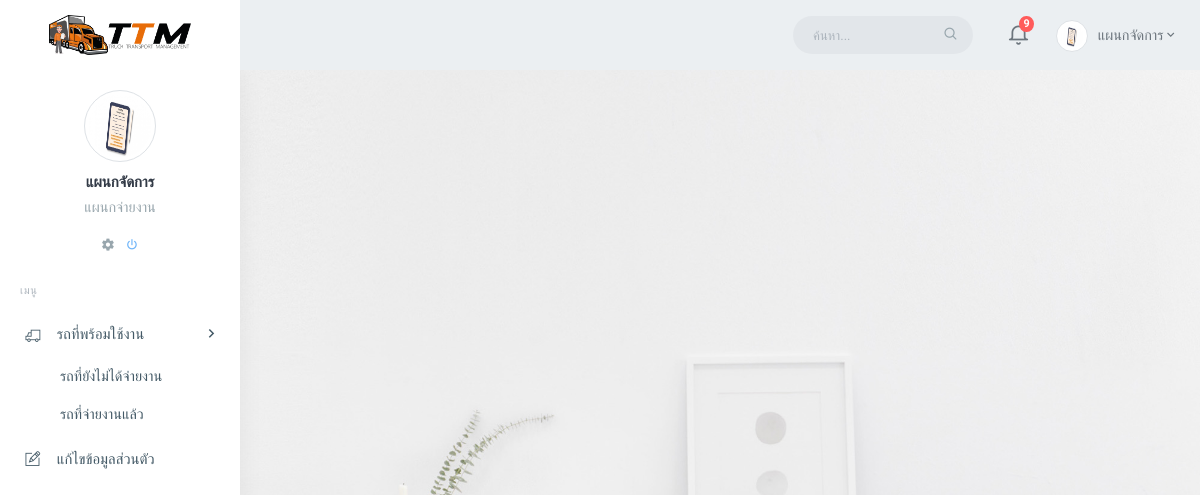
Screenshot of /dispatch_setting.php (signed in) with the database file from the repository.
### tables this page shows
CREATE TABLE `user` (
  `user_name` varchar(100) NOT NULL,
  `user_username` varchar(100) NOT NULL,
  `user_password` varchar(100) NOT NULL,
  `ad_id` int(3) NOT NULL,
  `user_id` int(100) NOT NULL,
  `ut_id` int(3) NOT NULL,
  `image` varchar(255) NOT NULL
);

### dispatch_top_bar.php (the view, shortened to what this page needs)
<?php
require("connectdb.php");
?>
 <!DOCTYPE html>
<html lang="th">
<?php
           $query = "SELECT * FROM user WHERE  ad_id = '". $_SESSION['ad_id'] . "' ";
           $res = mysqli_query($con,$query);
           while ($row = mysqli_fetch_array($res)){
?>
        <div class="navbar-custom">
            <ul class="list-unstyled topnav-menu float-right mb-0">
                <li class="d-none d-sm-block">
                    <form class="app-search">
                        <div class="app-search-box">
                            <div class="input-group">
                                <input type="text" class="form-control" placeholder="ค้นหา...">
                                <div class="input-group-append">
                                    <button class="btn" type="submit">
                                        <i class="fe-search"></i>
                                    </button>
                                </div>
                            </div>
                        </div>
                    </form>
                </li>
                <li class="dropdown notification-list">
                    <a class="nav-link dropdown-toggle  waves-effect" data-toggle="dropdown" href="#" role="button"
                        aria-haspopup="false" aria-expanded="false">
                        <i class="fe-bell noti-icon"></i>
                        <span class="badge badge-danger rounded-circle noti-icon-badge">9</span>
                    </a>
                </li>
                <li class="dropdown notification-list">
                    <a class="nav-link dropdown-toggle nav-user mr-0 waves-effect" data-toggle="dropdown" href="#" role="button"
                        aria-haspopup="false" aria-expanded="false">
                        <img  src="assets/images/users/<?php echo $row["image"];?>" class="rounded-circle img-thumbnail avatar-lg">
                        <span class="pro-user-name ml-1">
                        <?php echo $row["user_name"];?><i class="mdi mdi-chevron-down"></i>
                        </span>
                    </a>
                </li>
            </ul>
            <div class="logo-box">
                <a href="index.html" class="logo text-center">
                    <span class="logo-lg">
                        <img src="assets/images/logo.png" alt="" height="40">
                    </span>
                </a>
            </div>
        </div>
        <?php
        }
        ?>

### dispatch_lift_sidebar.php (shortened to what this page needs)
<?php
require("connectdb.php");
?>
 <!DOCTYPE html>
<html lang="th">
<?php
           $query = "SELECT * FROM user WHERE  ad_id = '". $_SESSION['ad_id'] . "' ";
           $res = mysqli_query($con,$query);
           while ($row = mysqli_fetch_array($res)){
?>
<div class="left-side-menu">
            <div class="slimscroll-menu">
                <div class="user-box text-center">
                <img  src="assets/images/users/<?php echo $row["image"];?>" class="rounded-circle img-thumbnail avatar-lg">
                    <div class="dropdown">
                        <a href="#" class="text-dark dropdown-toggle h5 mt-2 mb-1 d-block">
                        <?php echo $row["user_name"];?></a>
                    </div>
                    <p class="text-muted">แผนกจ่ายงาน</p>
                    <ul class="list-inline">
                        <li class="list-inline-item">
                            <a href="dispatch_setting.php" class="text-muted">
                                <i class="mdi mdi-settings"></i>
                            </a>
                        </li>
                        <li class="list-inline-item">
                            <a href="logout.php" class="text-custom">
                                <i class="mdi mdi-power"></i>
                            </a>
                        </li>
                    </ul>
                </div>
                <div id="sidebar-menu">
                    <ul  class="metismenu" id="side-menu">
                        <li class="menu-title">เมนู</li>
                        <li>
                            <a href="javascript: void(0);">
                                <i class="ti-truck"></i>
                                <span> รถที่พร้อมใช้งาน </span>
                                <span class="menu-arrow"></span>
                            </a>
                            <ul class="nav-second-level" aria-expanded="false">
                                <li><a href="dispatch_past_car_check.php?user_id=<?php echo $row["user_id"];?>">รถที่ยังไม่ได้จ่ายงาน</a></li>
                                <li><a href="dispatch_work_seccess.php">รถที่จ่ายงานแล้ว</a></li>
                            </ul>
                            </li>
                        <li>
                        <a href="dispatch_setting.php">
                            <i class="ti-pencil-alt"></i>
                            <span> แก้ไขข้อมูลส่วนตัว </span>
                        </a>
                        </li>
                </div>
    </div>
</div>
</div>
  <?php
           }
           ?>

### rows the page displays
user: image (picture), user_name "แผนกจัดการ"
